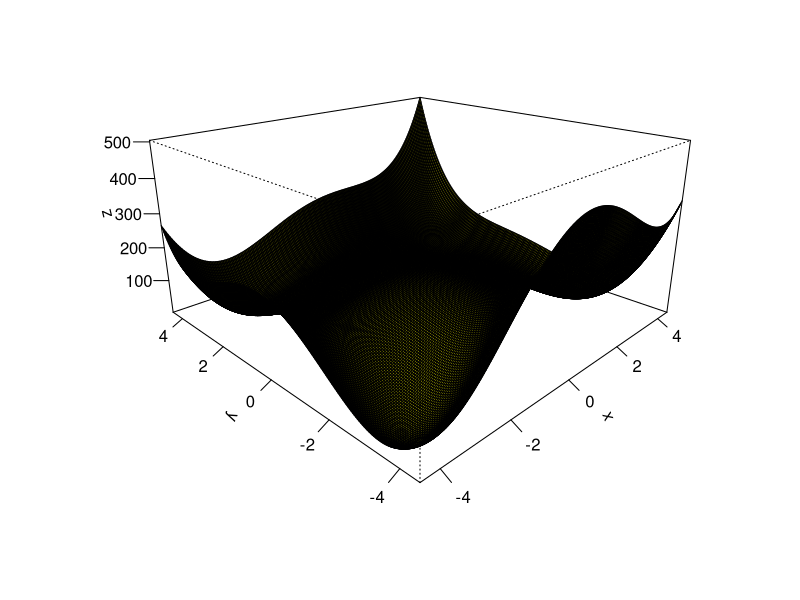
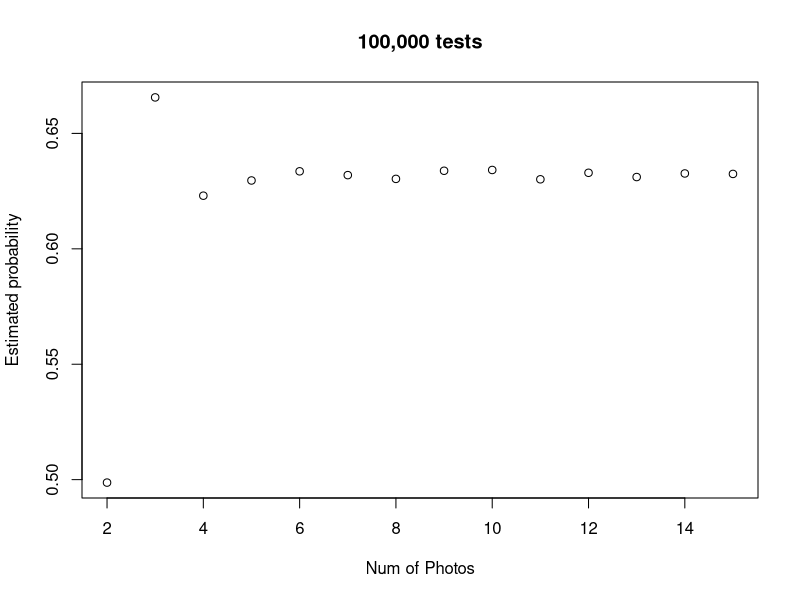

Write R code to recreate these figures, in order. (Note: this script raises an error after producing the figures.)
####################Question 1############################
#Question 1
#Defining the Matrix
A<-matrix(c(3,-1,0,-1,0,-1,3,-1,3,-1,0,-1,3,1,0,-1,3,1,5,-1,0,-1,0,-1,1), nrow=5)

#Function that can be passed Matx in order to perform Cholesky Functions
choleskyFunction <- function(Matx){
  #Finds the upper triangular matrix
  L<-chol(Matx)
  #Transposes the matrix to show the lower triangular matrix
  Lt<-t(L)
  #Displays the lower hand matrix
  Lt
}
#Runs the function
choleskyFunction(A)
####################Question 2############################
#Question 2 
#Singular value Decompostion
#the creation of matrix
Q2Matrix <- matrix(c(1,1,1,1,2,0,0,0),nrow = 4)
#Displaying original matrix
Q2Matrix
#using the svd function to show the singular values
sv <-svd(Q2Matrix)
#Displaying Singular values
sv
####################Question 3############################
#Question 3
####################Question 4############################
#Question 4
####################Question 5#############################
#Question 5
#Function plot - Plot the formula below
Question5F<-function(x,y,a,b) (x^2+y-11)^2+(x+y^2-7)^2
#defining the x,y and z of the measurements
x<-seq(-4.5,4.5,length.out = 200)
y<-seq(-4.5,4.5,length.out = 200)
z<-outer(x,y,Question5F,a=1,b=100)

#plotting the graph 
persp(x,y,z,theta =-45,phi=20,expand=0.5,col="yellow",shade =1,ticktype ="detailed",xlab ="x",ylab ="y",zlab="z")

#Writing the function so x,y is a vector
Question5FV<-function(vec) (vec[1]^2+vec[2]-11)^2+(vec[1]+vec[2]^2-7)^2


###################Finding the minimums###########################
#Minimum can be found based on value being 0 or so close to 0
#Based on plot there seems to be 4 dips representing each minimum is extracted here
#From plot minimum seems to be near x=-4,y=-4.
minimum1<- optim(c(-4,-4),Question5FV)$par
minimum1

#From plot minimum seems to be near x = 4, y= -3.5
minimum2 <- optim(c(4,-3.5),Question5FV)$par
minimum2

#From plot minimum seems to be near x = -3.5, y = 3.5
minimum3 <- optim(c(-3.5, 3.5),Question5FV)$par
minimum3

#From plot minimum seems to be near x = 3.5, y = 3.5
minimum4 <- optim(c(3.5,3.5),Question5FV,hessian = TRUE)$par
minimum4

####################Finding the Maximum points#####################
maximum1 <- optim(c(0,0),control=list(fnscale=-1),Question5FV)$par
maximum1

###################finding the saddle points######################
#Lets define the partial derivatives by plugging vec[1] and vec[2] instead of x and y
fx <- function(x,y,h=0.001){
  (Question5F(x+h,y) - Question5F(x,y))/h
}
fy <- function(x,y,h=0.001){
  (Question5F(x,y+h)-Question5F(x,y))/h
}


fxb <- function(vec){
  fx(vec[1],vec[2])
}
fyb <- function(vec){
  fy(vec[1],vec[2])
}

#call sumssq the function of the vector vec made of the sum of the squares
#of the two parial derivatives
sumssq <- function(vec){
  fxb(vec)^2+fyb(vec)^2
}

#Now we can find the coordinates of the saddle points through "optim".
#We do exactly the same thing for all three points, just changing the guess of their location. 
#according to the graph. 

saddle_point1 <- optim(c(-3.5,0),sumssq)$par
saddle_point1

saddle_point2 <- optim(c(0,-3.5),sumssq)$par
saddle_point2

saddle_point3 <- optim(c(0,2),sumssq)$par
saddle_point3

#creating a list of minimum points
minimum_list <- list(minimum1,minimum2,minimum3,minimum4)
#List of minimum points
minimum_list

#this represents the only maximum point in graph
maximum1

#list of saddle points
saddle_point_list <- list(saddle_point1,saddle_point2,saddle_point3)
#Print of saddle point list
saddle_point_list

####################Question 7#################################

#number of pictures inside of simulation

#variable to keep track of matched amount
totalNumberMatched <- 0


#function of pairing actors
pairActor <- function(secNumber, trials){
  #variable to track if match has taken place
  numOfMatches <- 0
  #looping through number of trials = 100,000
  for (t in 1:trials) {
    #variables storing the number of photos present in each sequance
    numberOfActors <- seq(1:secNumber)
    numberOfBabys <- sample(1:secNumber)
    
    #for loop comparing
    for(i in 1:secNumber){
      if(numberOfActors[i] == numberOfBabys[i])
      {
        #If match takes place, log
        numOfMatches = numOfMatches + 1
      }
    }
    #checking if matches have taken place
    if(numOfMatches != 0){
      #if any number of matches has taken place, track total number of matches
      totalNumberMatched = totalNumberMatched +1
      #Number of matches set to zero so tracking can take place
      numOfMatches = 0
    }
  }
 #print out the % of successful matches over the trials
  percentageSuccess <- totalNumberMatched/trials
  return(percentageSuccess)
}

#set the number of pictures present
nPictures <- seq(2,15)
#define the number of times the results will be collected
result <- seq(1,14)

#call the function 14 times storing the results each time,  
for(n in 1:14){
  result[n] <- pairActor(nPictures[n],100000)  
}

#forming a final plot so that it can be plotted againced the correct number of photos
finalPlot <- matrix(c(seq(2,15),result), nrow = 14)

#plotting the final results on graph
plot(finalPlot,main = "100,000 tests", xlab = "Num of Photos",ylab = "Estimated probability")

#Commenting done inside of submission document. 
#Discussing the reason probability stabilizes at 5+ photos


################################## Question 8 ##################################

#loading the images
face1.bmp <- read.bmp(file.choose())
face2.bmp <- read.bmp(file.choose())
face3.bmp <- read.bmp(file.choose())

#Working out the averages of the 3 faces and plot an image of it
#defining rotate function
rotate.m <- function(m) t(m)[,nrow(m):1]

#getting the average of the 3 face matrix
averOfFaces <- (face1.bmp+face2.bmp+face3.bmp)/3

#plotting image 1
image(rotate.m(face1.bmp),col = gray((0:255)/255),axes=F)
#plotting image 2
image(rotate.m(face2.bmp),col = gray((0:255)/255),axes=F)
#plotting image 3
image(rotate.m(face3.bmp),col = gray((0:255)/255),axes=F)

#Plotting the average of the 3 images
image(rotate.m(averOfFaces),col = gray((0:255)/255),axes=F)

#Plotting images of difference of each face from the average face on one figure.
#defining the difference between the original faces vs the average face
differnce1 <- face1.bmp - averOfFaces
differnce2 <- face2.bmp - averOfFaces
differnce3 <- face3.bmp - averOfFaces

par(mfrow = c(2,2))
#plotting image 1
image(rotate.m(differnce1),col = gray((0:255)/255),axes=F)
#plotting image 2
image(rotate.m(differnce2),col = gray((0:255)/255),axes=F)
#plotting image 3
image(rotate.m(differnce3),col = gray((0:255)/255),axes=F)

#Plotting the average of the 3 images
image(rotate.m(averOfFaces),col = gray((0:255)/255),axes=F)

#eigenfaces

#turn face matrix into there own vectors

face1Vector <-as.vector(face1.bmp)
face2Vector <-as.vector(face2.bmp)
face3Vector <-as.vector(face3.bmp)

#storing the vectors inside of a matrix
fullFaceMatrix <- MatrixofDiff <- cbind(as.vector(differnce1),as.vector(differnce2),as.vector(differnce3))

sv <- svd(fullFaceMatrix)

eigenFaces <- sv$u%*%diag(sv$d)%*%sv$v

par(mfrow = c(1,3))

#Printing the eigenfaces
image(matrix(eigenFaces[,1],nrow = 51,byrow = T),col = gray((0:255)/255),axes=F) 
image(matrix(eigenFaces[,2],nrow = 51,byrow = T),col = gray((0:255)/255),axes=F)
image(matrix(eigenFaces[,3],nrow = 51,byrow = T),col = gray((0:255)/255),axes=F)

###########################Question 9#########################

#define function that generates data from a binomial distribution
generateMeanData <-function(m,n){
  
  dataSets <- array(0,dim = c(n,n,m))
  
  bdData <- apply(dataSets,3,function(x) rbinom(n,size = 10,prob = 0.01))
  
}
#gets the mean from the generate data
meanOf20 <-apply(generateMeanData(10000,20),2,function(x) c(mean(x)))
meanOf100 <-apply(generateMeanData(10000,100),2,function(x) c(mean(x)))

#plot the histogram
par(mfrow = c(1,2))


hist(meanOf20)
hist(meanOf100)
